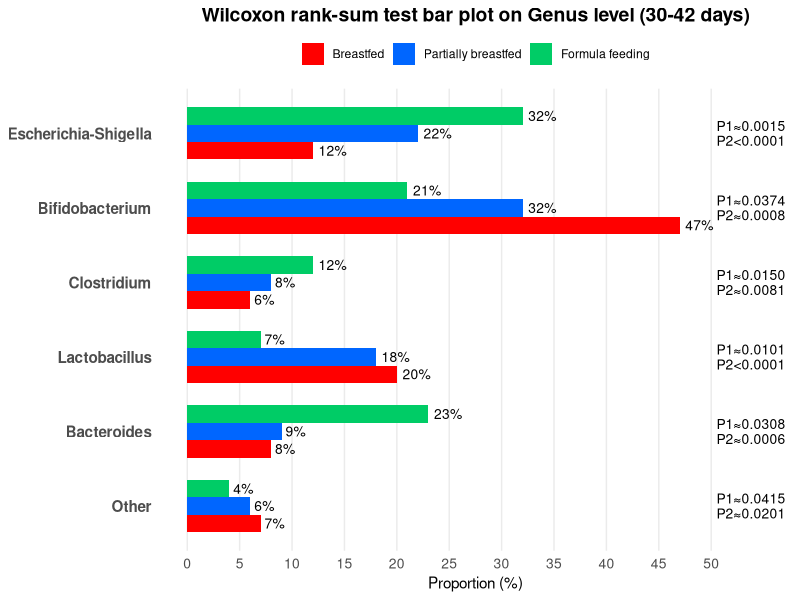
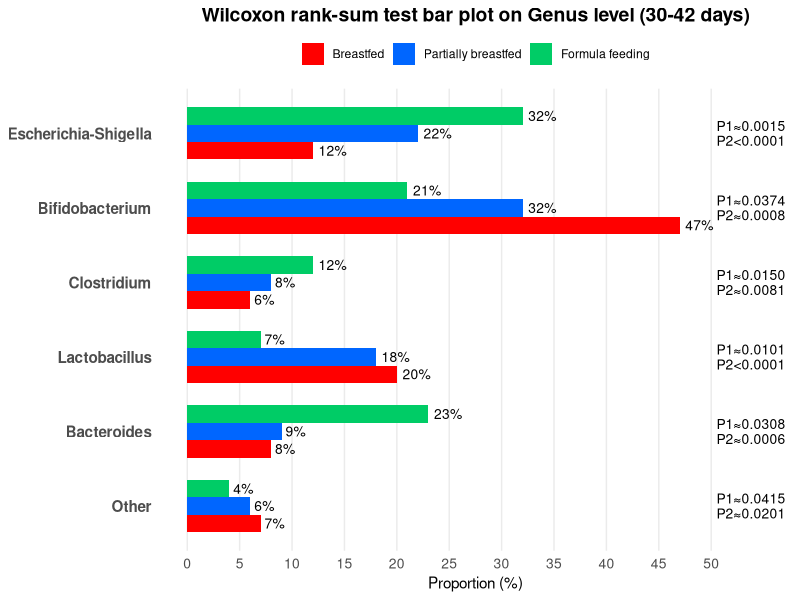

Recreate these plots in R, in order. (Note: this script raises an error after producing the figures.)
####### VALUES EXTRACTED BY CLAUDE USING AN ENHANCED VERSION OF THE FIGURE 2A IN PAN ET AL. ####### 

# Load required libraries
library(ggplot2)
library(dplyr)
library(tidyr)
library(forcats)
library(ggtext)
library(readxl)

# Create the data frame
microbiota_data <- data.frame(
  Genus = rep(c("Escherichia-Shigella", "Bifidobacterium", "Clostridium", 
                "Lactobacillus", "Bacteroides", "Other"), each = 3),
  FeedingGroup = rep(c("Breastfed", "Partially breastfed", "Formula feeding"), times = 6),
  Proportion = c(12, 22, 32,  # Escherichia-Shigella
                 47, 32, 21,  # Bifidobacterium
                 6, 8, 12,    # Clostridium
                 20, 18, 7,   # Lactobacillus
                 8, 9, 23,    # Bacteroides
                 7, 6, 4)     # Other
)

# Create a data frame for p-values
p_values <- data.frame(
  Genus = c("Escherichia-Shigella", "Bifidobacterium", "Clostridium", 
            "Lactobacillus", "Bacteroides", "Other"),
  P1 = c("P1≈0.0015", "P1≈0.0374", "P1≈0.0150", "P1≈0.0101", "P1≈0.0308", "P1≈0.0415"),
  P2 = c("P2<0.0001", "P2≈0.0008", "P2≈0.0081", "P2<0.0001", "P2≈0.0006", "P2≈0.0201")
)

# Convert Genus to a factor with levels in reverse order (for bottom-to-top plotting)
microbiota_data$Genus <- factor(microbiota_data$Genus, 
                                levels = rev(c("Escherichia-Shigella", "Bifidobacterium", "Clostridium", 
                                               "Lactobacillus", "Bacteroides", "Other")))

# Convert feeding group to a factor to ensure consistent colors
microbiota_data$FeedingGroup <- factor(microbiota_data$FeedingGroup, 
                                       levels = c("Breastfed", "Partially breastfed", "Formula feeding"))

# Create the plot
p <- ggplot(microbiota_data, aes(x = Proportion, y = Genus, fill = FeedingGroup)) +
  geom_bar(stat = "identity", position = position_dodge(), width = 0.7) +
  geom_text(aes(label = paste0(Proportion, "%")), 
            position = position_dodge(width = 0.7), 
            hjust = -0.2, vjust = 0.5, size = 3.5) +
  scale_fill_manual(values = c("Breastfed" = "#FF0000", 
                               "Partially breastfed" = "#0066FF", 
                               "Formula feeding" = "#00CC66")) +
  scale_x_continuous(limits = c(0, 55), breaks = seq(0, 50, by = 5)) +
  labs(title = "Wilcoxon rank-sum test bar plot on Genus level (30-42 days)",
       x = "Proportion (%)",
       y = NULL,
       fill = NULL) +
  theme_minimal() +
  theme(
    panel.grid.major.y = element_blank(),
    panel.grid.minor = element_blank(),
    legend.position = "top",
    plot.title = element_text(hjust = 0.5, size = 14, face = "bold"),
    axis.text.y = element_text(size = 11, face = "bold"),
    axis.text.x = element_text(size = 10)
  )

# Add p-values to the right side of the plot
# First, convert p_values to match the factor levels
p_values$Genus <- factor(p_values$Genus, levels = levels(microbiota_data$Genus))

# Create a function to add p-values as annotations
add_p_values <- function(plot, p_values_df) {
  max_x <- 55
  
  for (i in 1:nrow(p_values_df)) {
    genus <- as.character(p_values_df$Genus[i])
    p1 <- p_values_df$P1[i]
    p2 <- p_values_df$P2[i]
    
    y_pos <- which(levels(microbiota_data$Genus) == genus)
    
    plot <- plot + 
      annotate("text", x = max_x-4.5, y = y_pos + 0.1, label = p1, hjust = 0, size = 3.5) +
      annotate("text", x = max_x-4.5, y = y_pos - 0.1, label = p2, hjust = 0, size = 3.5)
  }
  
  return(plot)
}

# Add p-values to the plot
final_plot <- add_p_values(p, p_values)

# Display the plot
print(final_plot)

# Save the plot as a PNG file
ggsave("./PAN_DATA/Figure2a_quantified.png", final_plot, width = 12, height = 8, dpi = 300, bg = "white")

############ NOW MATCH THESE VALUES WITH RELATIVE ABUNDANCES IN TSUKUDA ET AL. ###############

# RELATIVE ABUNDANCES AT DOL 30
df_relative_smooth    = read_excel("./TSUKUDA_DATA/RELATIVE_ABUNDANCE_DATA_SMOOTHED.xlsx")
df_relative_smooth_30 = df_relative_smooth %>% filter(day==30)
map_30 = sum(df_relative_smooth_30$smoothed_values)

# MATCH 
microbiota_data_formula = microbiota_data %>% filter(FeedingGroup=="Formula feeding")
microbiota_data_formula = microbiota_data_formula %>% dplyr::filter(Genus %in% c('Escherichia-Shigella', 'Bifidobacterium', 'Clostridium', 'Bacteroides'))
sum_proportion          = sum(microbiota_data_formula$Proportion)
microbiota_data_formula = microbiota_data_formula %>% dplyr::rowwise() %>% dplyr::mutate(`Relative Abundance` = round((1/100)*Proportion*map_30/(sum_proportion),2))

# FILTER THE ONES IN THE MODEL
microbiota_data_formula = microbiota_data_formula[c('Genus','Relative Abundance')]

# PUT BACK THE DAY AND CONDITION
microbiota_data_formula$day = 30
microbiota_data_formula$FeedingGroup = "Formula feeding"

write_xlsx(microbiota_data_formula, "./PAN_DATA/RELATIVE_ABUNDANCE_DATA_FORMULA.xlsx")



